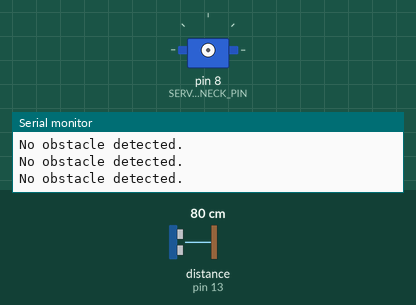
Recording of a sketch running on a simulated Arduino Uno, built with avr-gcc and run on an emulated ATmega328P. On the bench: servo, the last lines printed to the serial monitor. Wiring (inferred from the names in the program): ultrasonic range finder: trigger pin 12; echo pin 13; servo: signal pin 8. Inputs (shaded band) come from the test bench; at power-on: distance to the obstacle (sensor on pin 13) 80 cm. The echo pulse lasts 58.3 µs per cm; servo pulses on a pin are drawn as a servo (544–2400 µs = 0–180°).

Above: at 1.2 s.
1.3 s: distance to the obstacle (sensor on pin 13) set to 12 cm
2.8 s: distance to the obstacle (sensor on pin 13) set to 9 cm
At 5.2 s:
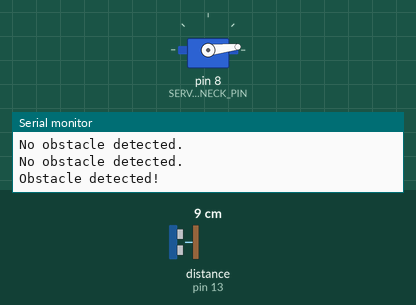
8.1 s: distance to the obstacle (sensor on pin 13) set to 2 cm
Timing chart, 0 to 12.1 s (numbered marks = the images above; inputs shaded):
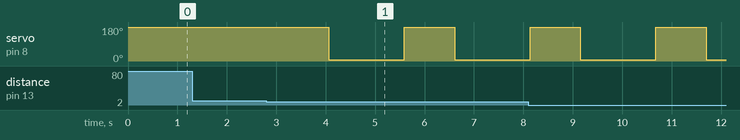

Measured:
- the behaviour switches between 11 and 10 cm on distance to the obstacle (sensor on pin 13) (found by bisection; images 0 and 1)
- after the input at 2.8 s, servo on pin 8 (SERVO_NECK_PIN): 180° → 6° after 1.3 s, → 180° 1.5 s later, → 6° 1.0 s later

The sketch:

Servo_neck.ino
```cpp
#define SERVO_NECK_PIN 8
#define FRONT_TRIG_PIN 12
#define FRONT_ECHO_PIN 13

const int thresholdDistance = 10; // Threshold distance to detect obstacles

void setup() {
  pinMode(SERVO_NECK_PIN, OUTPUT);
  pinMode(FRONT_TRIG_PIN, OUTPUT);
  pinMode(FRONT_ECHO_PIN, INPUT);
  Serial.begin(9600);
}

void loop() {
  long distance = getDistanceForward();
  if (distance < thresholdDistance) {
    // Obstacle detected, stop and turn the neck
    Serial.println("Obstacle detected!");
    // Rotate the neck to the right side
    swivelNeck(90);
    delay(1000); // Wait for 1 second
    // Rotate the neck to the left side
    swivelNeck(-90);
    delay(1000); // Wait for 1 second
  } else {
    // No obstacle detected, don't turn the neck
    Serial.println("No obstacle detected.");
  }
  delay(500); // Wait for a short time before the next iteration
}


float pulse(int TRIG_PIN, int ECHO_PIN){
    digitalWrite(TRIG_PIN, HIGH);
    delayMicroseconds(10);
    digitalWrite(TRIG_PIN, LOW);

    float duration_us = pulseIn(ECHO_PIN, HIGH);
    return duration_us * .017;
}

float getDistanceForward(){
    return round(pulse(FRONT_TRIG_PIN, FRONT_ECHO_PIN) * 100.0) / 100.0;
}

void swivelNeck(int angle) {
  int pulseWidth = map(angle, -90, 90, 600, 2400); // Map the angle to pulse width
  digitalWrite(SERVO_NECK_PIN, HIGH);             // Set the pin high
  delayMicroseconds(pulseWidth);                    // Delay for the calculated pulse width
  digitalWrite(SERVO_NECK_PIN, LOW);              // Set the pin low
  delay(20);                                       // Add a small delay to ensure the servo has enough time to respond
}


//void checkRightLeft() {
//  // Measure forward distance
//  long distanceForward = getDistanceForward();
//
//  // Check if distance forward is less than 15
//  if (distanceForward < 15) {
//    // If forward distance is less than 15, stop the robot and make a decision based on side distances
//    stopRobot();
//
//    // Look right
//    swivelNeck(90);
//    delay(500); // Adjust the delay time as needed
//    long distanceRight = getDistanceSide();
//
//    // Look left
//    swivelNeck(-90);
//    delay(500); // Adjust the delay time as needed
//    long distanceLeft = getDistanceSide();
//
//    // Determine which side is free and turn
//    if (distanceLeft > distanceRight) {
//      turnLeft();
//    } else if (distanceRight > distanceLeft) {
//      turnRight();
//    } else {
//      turnAround();
//    }
//  } else {
//    // If forward distance is greater than or equal to 15, continue moving forward
//    moveForwardInRotations(20);
//  }
//}
```
